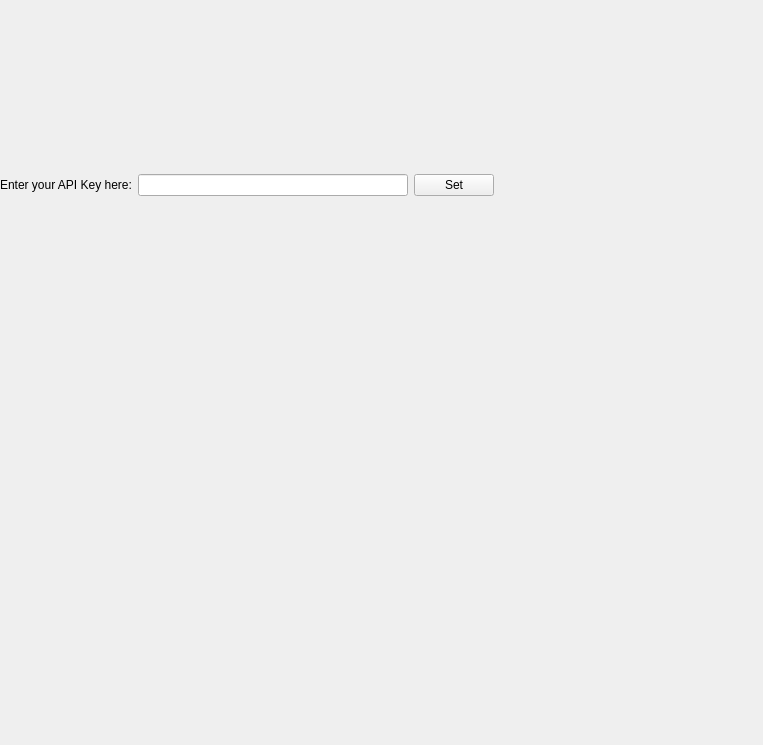
<?xml version="1.0" encoding="UTF-8"?>
<ui version="4.0">
 <class>KeySetWidget</class>
 <widget class="QWidget" name="KeySetWidget">
  <property name="geometry">
   <rect>
    <x>0</x>
    <y>0</y>
    <width>763</width>
    <height>745</height>
   </rect>
  </property>
  <property name="windowTitle">
   <string>API Key Set Widget</string>
  </property>
  <layout class="QVBoxLayout" name="verticalLayout">
   <property name="leftMargin">
    <number>0</number>
   </property>
   <property name="topMargin">
    <number>0</number>
   </property>
   <property name="rightMargin">
    <number>0</number>
   </property>
   <property name="bottomMargin">
    <number>0</number>
   </property>
   <item>
    <widget class="QWidget" name="api_box" native="true">
     <layout class="QHBoxLayout" name="horizontalLayout">
      <property name="leftMargin">
       <number>0</number>
      </property>
      <property name="topMargin">
       <number>0</number>
      </property>
      <property name="rightMargin">
       <number>0</number>
      </property>
      <property name="bottomMargin">
       <number>0</number>
      </property>
      <item>
       <widget class="QLabel" name="api_label">
        <property name="text">
         <string>Enter your API Key here:</string>
        </property>
       </widget>
      </item>
      <item>
       <widget class="QLineEdit" name="api_key_edit">
        <property name="minimumSize">
         <size>
          <width>200</width>
          <height>0</height>
         </size>
        </property>
       </widget>
      </item>
      <item>
       <widget class="QPushButton" name="api_key_button">
        <property name="text">
         <string>Set</string>
        </property>
       </widget>
      </item>
      <item>
       <spacer name="horizontalSpacer">
        <property name="orientation">
         <enum>Qt::Horizontal</enum>
        </property>
        <property name="sizeHint" stdset="0">
         <size>
          <width>40</width>
          <height>20</height>
         </size>
        </property>
       </spacer>
      </item>
     </layout>
    </widget>
   </item>
   <item>
    <widget class="QWidget" name="status_box" native="true">
     <property name="sizePolicy">
      <sizepolicy hsizetype="Preferred" vsizetype="Preferred">
       <horstretch>1</horstretch>
       <verstretch>0</verstretch>
      </sizepolicy>
     </property>
     <layout class="QHBoxLayout" name="horizontalLayout_2">
      <property name="leftMargin">
       <number>0</number>
      </property>
      <property name="topMargin">
       <number>0</number>
      </property>
      <property name="rightMargin">
       <number>0</number>
      </property>
      <property name="bottomMargin">
       <number>0</number>
      </property>
      <item>
       <widget class="QLabel" name="status_icon_label">
        <property name="sizePolicy">
         <sizepolicy hsizetype="Preferred" vsizetype="Preferred">
          <horstretch>0</horstretch>
          <verstretch>0</verstretch>
         </sizepolicy>
        </property>
        <property name="minimumSize">
         <size>
          <width>16</width>
          <height>16</height>
         </size>
        </property>
        <property name="maximumSize">
         <size>
          <width>16</width>
          <height>16</height>
         </size>
        </property>
        <property name="text">
         <string/>
        </property>
       </widget>
      </item>
      <item>
       <widget class="QLabel" name="status_text_label">
        <property name="sizePolicy">
         <sizepolicy hsizetype="Preferred" vsizetype="Preferred">
          <horstretch>1</horstretch>
          <verstretch>0</verstretch>
         </sizepolicy>
        </property>
        <property name="text">
         <string/>
        </property>
       </widget>
      </item>
     </layout>
    </widget>
   </item>
  </layout>
 </widget>
 <resources/>
 <connections/>
</ui>
